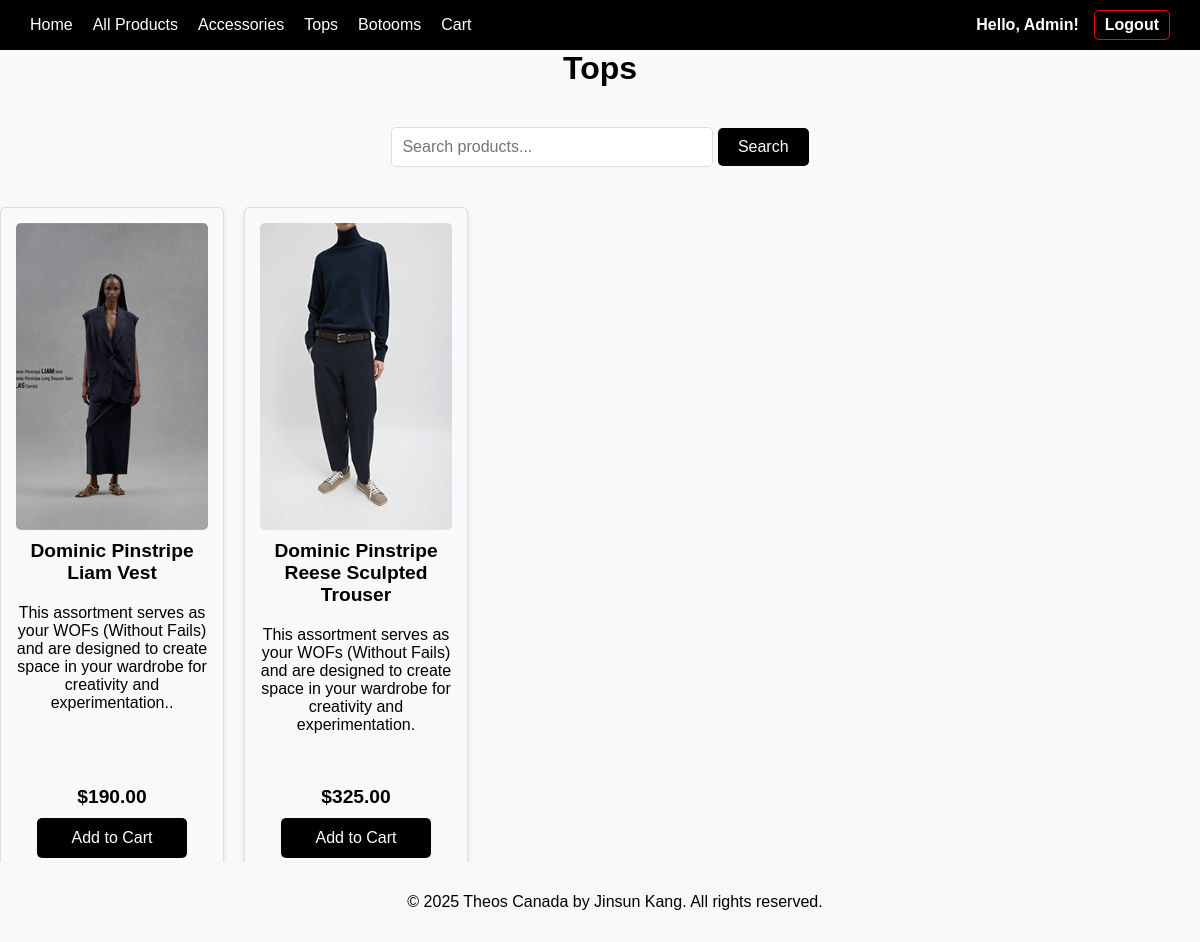
The page /ecommerce/category.php?id=2 (signed in) on the database its author committed.
### tables this page shows
CREATE TABLE categories (
    id INT AUTO_INCREMENT PRIMARY KEY,
    name VARCHAR(100) NOT NULL
);

CREATE TABLE products (
    id INT AUTO_INCREMENT PRIMARY KEY,
    name VARCHAR(100),
    description TEXT,
    price DECIMAL(10, 2),
    image VARCHAR(255),
    created_at TIMESTAMP DEFAULT CURRENT_TIMESTAMP
);

### ecommerce/category.php (the view, shortened to what this page needs)
<?php
include 'includes/header.php';
include 'includes/db.php';
$category_id = isset($_GET['id']) ? intval($_GET['id']) : 0;
$search_term = isset($_GET['search']) ? trim($_GET['search']) : '';
$category_sql = "SELECT name FROM categories WHERE id = ?";
$stmt = $conn->prepare($category_sql);
$stmt->bind_param("i", $category_id);
$stmt->execute();
$category_result = $stmt->get_result();
$category = $category_result->fetch_assoc();
$product_sql = "SELECT p.*, c.name AS category_name
                FROM products p
                LEFT JOIN categories c ON p.category_id = c.id
                WHERE p.category_id = ?";
if (!empty($search_term)) {
    $product_sql .= " AND (p.name LIKE ? OR p.description LIKE ?)";
    $stmt = $conn->prepare($product_sql);
    $search_param = "%$search_term%";
    $stmt->bind_param("iss", $category_id, $search_param, $search_param);
} else {
    $stmt = $conn->prepare($product_sql);
    $stmt->bind_param("i", $category_id);
}
$stmt->execute();
$product_result = $stmt->get_result();
$products = $product_result->fetch_all(MYSQLI_ASSOC);
?>
<div class="category-heading"><?= $category['name'] ?></div>
<div class="search-bar">
    <form method="GET" action="">
        <input type="text" name="search" placeholder="Search products..." value="<?= htmlspecialchars($search_term) ?>">
        <button type="submit">Search</button>
    </form>
</div>
<div class="products-container">
    <?php if (count($products) > 0): ?>
        <?php foreach ($products as $product): ?>
            <div class="product">
                <img src="<?= $product['image'] ?>" alt="<?= $product['name'] ?>">
                <h3><?= $product['name'] ?></h3>
                <p class="description"><?= $product['description'] ?></p>
                <div class="product-footer">
                    <p class="price">$<?= $product['price'] ?></p>
                    <a href="cart.php?add=<?= $product['id'] ?>">Add to Cart</a>
                </div>
            </div>
        <?php endforeach; ?>
    <?php else: ?>
        <p>No products found in this category.</p>
    <?php endif; ?>
</div>
<?php include 'includes/footer.php'; ?>

### ecommerce/includes/header.php (style rules this page uses)
body { margin: 0; font-family: Arial, sans-serif; background-color: #f8f9fa; padding-top: 60px; }

### ecommerce/category.php (style rules this page uses)
.products-container { display: grid; grid-template-columns: repeat(5, 1fr); gap: 20px; margin: 20px auto; max-width: 1200px; }
.category-heading { text-align: center; font-size: 2em; font-weight: bold; margin: 50px 0 20px 0; }
.search-bar { text-align: center; margin: 20px 0; }
.search-bar input[type="text"] { padding: 10px; width: 300px; max-width: 80%; border: 1px solid #ddd; border-radius: 5px; font-size: 1em; }
.search-bar button { padding: 10px 20px; background-color: black; color: white; border: none; border-radius: 5px; cursor: pointer; font-size: 1em; }
.product { display: flex; flex-direction: column; justify-content: space-between; text-align: center; padding: 15px; border: 1px solid #ddd; border-radius: 5px; box-shadow: 0 2px 5px rgba(0, 0, 0, 0.1); height: 100%; }
.product img { width: 100%; aspect-ratio: 5 / 8; object-fit: cover; border-radius: 5px; }
.product h3 { font-size: 1.2em; margin: 10px 0; }
.product p.description { margin: 10px 0; font-size: 1em; min-height: 60px; }
.product-footer { margin-top: auto; display: flex; flex-direction: column; align-items: center; }
.product-footer p.price { font-size: 1.2em; font-weight: bold; margin: 10px 0; }
.product-footer a { display: inline-block; width: 150px; height: 40px; line-height: 40px; background-color: black; color: white; text-decoration: none; border-radius: 5px; }

### ecommerce/includes/footer.php (style rules this page uses)
html, body { height: 100%; margin: 0; padding: 0; display: flex; flex-direction: column; }

### rows shown on the page
categories: name "Tops"
products: image (picture), name "Dominic Pinstripe Liam Vest", description "This assortment serves as your WOFs (Without Fails) and are designed to create space in your wardrobe for creativity and experimentation..", price "190.00"
products: image (picture), name "Dominic Pinstripe Reese Sculpted Trouser", description "This assortment serves as your WOFs (Without Fails) and are designed to create space in your wardrobe for creativity and experimentation.", price "325.00"

### other values the page prints
$_COOKIE['user_name'] "Admin"
